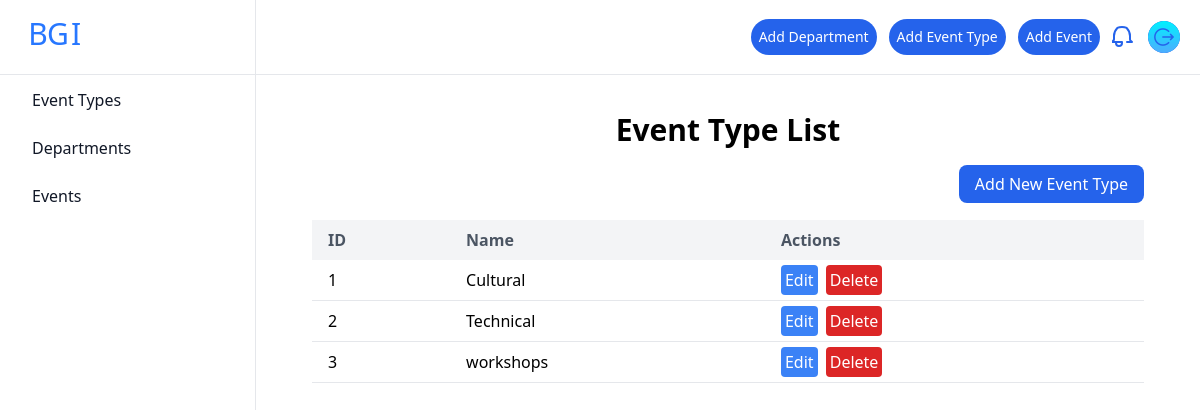
The page /app/events/event-types/ (signed in) on the database its author committed.
### event_app/models.py (models this page shows, shortened)
class EventType(models.Model):
    name = models.CharField(max_length=255)

### event_app/views.py (the view)
# urls.py: path('events/event-types/', views.event_type_list, name='event_type_list'),
@login_required
@user_passes_test(is_admin)
def event_type_list(request):
    notifications = Notification.objects.filter(user=request.user).order_by('-created_at')
    event_types = EventType.objects.all()
    return render(request, 'myadmin/event_type_list.html', {'event_types': event_types,'notifications': notifications})

### event_app/views.py (called while the page is built)
def is_admin(user):
    return user.is_staff

### templates/myadmin/event_type_list.html (shortened to what this page needs)
{% extends 'myadmin/base.html' %}
{% load static %}
{% block content %}
<div class="p-6">
    <h1 class="text-3xl font-semibold mb-6 text-center">Event Type List</h1>
    <div class="mb-6 text-right">
        <a href="{% url 'create_event_type' %}" class="bg-blue-600 text-white px-4 py-2 rounded-lg hover:bg-blue-700 transition duration-200">Add New Event Type</a>
    </div>
    <table class="w-full table-auto border-collapse">
        <thead class="bg-gray-100">
            <tr>
                <th class="px-4 py-2 text-left text-gray-600">ID</th>
                <th class="px-4 py-2 text-left text-gray-600">Name</th>
                <th class="px-4 py-2 text-left text-gray-600">Actions</th>
            </tr>
        </thead>
        <tbody>
            {% for type in event_types %}
            <tr class="border-b border-gray-200">
                <td class="px-4 py-2">{{ type.id }}</td>
                <td class="px-4 py-2">{{ type.name }}</td>
                <td class="px-4 py-2">
                    <a href="{% url 'edit_event_type' type.id %}" class="text-white mr-1 p-1 rounded bg-blue-500 hover:underline">Edit</a>
                    <a href="{% url 'delete_event_type' type.id %}" class="text-white mr-1 p-1 rounded bg-red-600 hover:underline">Delete</a>
                </td>
            </tr>
            {% empty %}
            <tr>
                <td colspan="3" class="px-4 py-2 text-center text-gray-600">No event types found.</td>
            </tr>
            {% endfor %}
        </tbody>
    </table>
</div>
{% endblock %}

### rows shown on the page
EventType: id "1", name "Cultural"
EventType: id "2", name "Technical"
EventType: id "3", name "workshops"
